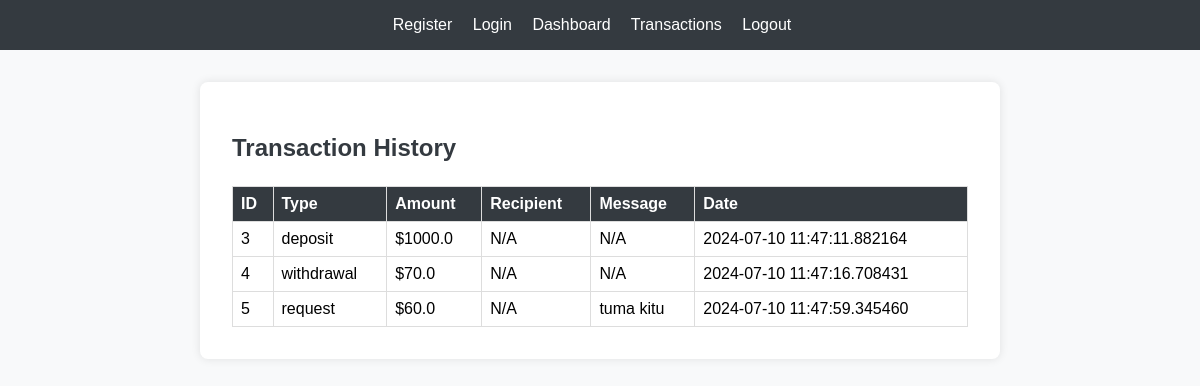
The page /transactions (signed in) on the database as committed earlier.
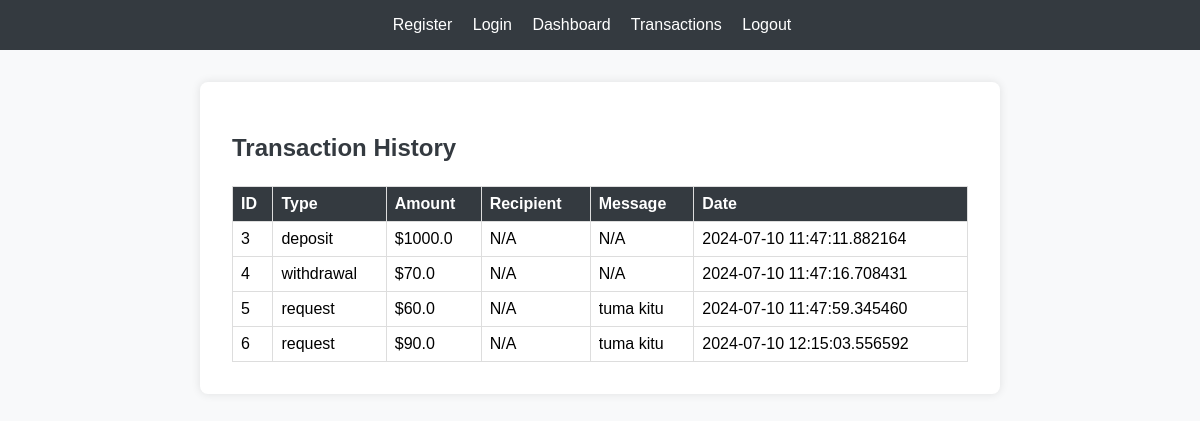
The same page on the database as committed later.
### models.py (models this page shows)
class Transaction(db.Model):
    id = db.Column(db.Integer, primary_key=True)
    user_id = db.Column(db.Integer, db.ForeignKey('user.id'), nullable=False)
    amount = db.Column(db.Float, nullable=False)
    type = db.Column(db.String(50), nullable=False)  # 'deposit', 'withdrawal', 'transfer', 'request'
    recipient_id = db.Column(db.Integer, nullable=True)  # For peer-to-peer payments
    message = db.Column(db.String(255), nullable=True)  # For money requests
    date = db.Column(db.DateTime, default=datetime.utcnow)

### app.py (the view)
@app.route('/transactions')
@login_required
def transactions():
    transactions = Transaction.query.filter_by(user_id=current_user.id).all()
    return render_template('transactions.html', transactions=transactions)

### app.py (called while the page is built)
@login_manager.user_loader
def load_user(user_id):
    return User.query.get(int(user_id))

### models.py (called while the page is built)
    @property
    def is_authenticated(self):
        return True

### templates/transactions.html
{% extends "base.html" %}
{% block content %}
<div class="transaction-container">
    <h2>Transaction History</h2>
    <table class="transaction-table">
        <thead>
            <tr>
                <th>ID</th>
                <th>Type</th>
                <th>Amount</th>
                <th>Recipient</th>
                <th>Message</th>
                <th>Date</th>
            </tr>
        </thead>
        <tbody>
            {% for transaction in transactions %}
            <tr>
                <td>{{ transaction.id }}</td>
                <td>{{ transaction.type }}</td>
                <td>${{ transaction.amount }}</td>
                <td>{% if transaction.recipient_id %}{{ transaction.recipient_id }}{% else %}N/A{% endif %}</td>
                <td>{% if transaction.message %}{{ transaction.message }}{% else %}N/A{% endif %}</td>
                <td>{{ transaction.date }}</td>
            </tr>
            {% endfor %}
        </tbody>
    </table>
</div>
{% endblock %}

### templates/base.html (shortened to what this page needs)
<!DOCTYPE html>
<html lang="en">
<head>
    <link rel="stylesheet" href="{{ url_for('static', filename='styles.css') }}">
</head>
<body>
    <nav>
        <a href="{{ url_for('register') }}">Register</a>
        <a href="{{ url_for('login') }}">Login</a>
        {% if current_user.is_authenticated %}
            <a href="{{ url_for('dashboard') }}">Dashboard</a>
            <a href="{{ url_for('transactions') }}">Transactions</a>
            <a href="{{ url_for('logout') }}">Logout</a>
        {% endif %}
    </nav>
    <div class="content">
        {% block content %}{% endblock %}
    </div>
</body>
</html>

### static/styles.css (style rules this page uses)
body { font-family: Arial, sans-serif; background-color: #f8f9fa; margin: 0; padding: 0; }
nav { background-color: #343a40; padding: 1em; text-align: center; }
nav a { color: white; margin-right: 1em; text-decoration: none; }
.content { padding: 2em; max-width: 800px; margin: 0 auto; }
.form-container, .dashboard-container, .transaction-container { background: white; padding: 2em; border-radius: 8px; box-shadow: 0 0 10px rgba(0, 0, 0, 0.1); margin-bottom: 2em; }
.form-container h2, .dashboard-container h2, .transaction-container h2 { margin-bottom: 1em; color: #343a40; }
.transaction-table { width: 100%; border-collapse: collapse; margin-top: 1em; }
.transaction-table th, .transaction-table td { border: 1px solid #ddd; padding: 8px; text-align: left; }
.transaction-table th { background-color: #343a40; color: white; }

Rows that differ between the two databases and show on the page:
added Transaction: shows "N/A"
